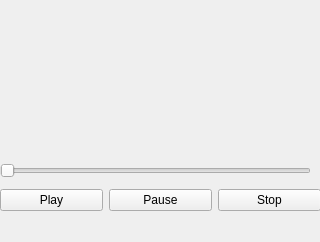
<?xml version="1.0" encoding="UTF-8"?>
<ui version="4.0">
 <class>musicplayerform</class>
 <widget class="QWidget" name="musicplayerform">
  <property name="geometry">
   <rect>
    <x>0</x>
    <y>0</y>
    <width>320</width>
    <height>242</height>
   </rect>
  </property>
  <property name="windowTitle">
   <string>Form</string>
  </property>
  <widget class="QWidget" name="verticalLayoutWidget">
   <property name="geometry">
    <rect>
     <x>0</x>
     <y>160</y>
     <width>321</width>
     <height>80</height>
    </rect>
   </property>
   <layout class="QVBoxLayout" name="verticalLayout">
    <item>
     <layout class="QHBoxLayout" name="horizontalLayout">
      <item>
       <widget class="QPushButton" name="pushButton_2">
        <property name="text">
         <string>Play</string>
        </property>
       </widget>
      </item>
      <item>
       <widget class="QPushButton" name="pushButton">
        <property name="text">
         <string>Pause</string>
        </property>
       </widget>
      </item>
      <item>
       <widget class="QPushButton" name="pushButton_3">
        <property name="text">
         <string>Stop</string>
        </property>
       </widget>
      </item>
     </layout>
    </item>
   </layout>
  </widget>
  <widget class="QSlider" name="horizontalSlider">
   <property name="geometry">
    <rect>
     <x>0</x>
     <y>160</y>
     <width>311</width>
     <height>22</height>
    </rect>
   </property>
   <property name="orientation">
    <enum>Qt::Horizontal</enum>
   </property>
  </widget>
 </widget>
 <resources/>
 <connections/>
</ui>
